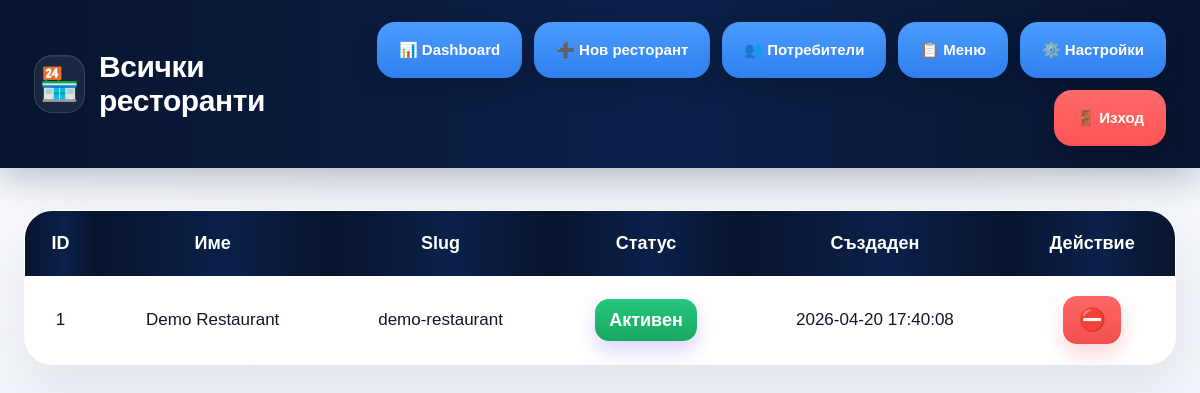
/restaurants (signed in), run on the app's committed database.
### tables this page shows
CREATE TABLE tenant_settings (
        id INTEGER PRIMARY KEY AUTOINCREMENT,
        tenant_id INTEGER NOT NULL UNIQUE,
        restaurant_name TEXT,
        phone TEXT,
        email TEXT,
        address TEXT,
        welcome_message TEXT,
        max_capacity INTEGER DEFAULT 20,
        open_hour INTEGER DEFAULT 10,
        close_hour INTEGER DEFAULT 22,
        primary_color TEXT DEFAULT '#1e88ff',
        widget_title TEXT DEFAULT 'AI ChatBot - Ресторант',
        widget_enabled INTEGER DEFAULT 1,
        llm_enabled INTEGER DEFAULT 0,
        FOREIGN KEY (tenant_id) REFERENCES tenants(id)
    );

CREATE TABLE tenants (
        id INTEGER PRIMARY KEY AUTOINCREMENT,
        name TEXT NOT NULL,
        slug TEXT UNIQUE,
        is_active INTEGER DEFAULT 1,
        created_at TEXT DEFAULT CURRENT_TIMESTAMP
    );

### app.py (the view)
@app.route("/restaurants")
def restaurants():
    user = current_user()
    if not user:
        return redirect("/login")
    if not has_role("super_admin"):
        return redirect("/dashboard")
    return render_template(
        "restaurants.html",
        restaurants=list_tenants()
    )

### app.py (called while the page is built)
def current_user():
    return session.get("user")

def has_role(*allowed_roles):
    user = current_user()
    if not user:
        return False
    return user.get("role") in allowed_roles

### database.py (called while the page is built)
def get_absolute_database_path():
    if os.path.isabs(DATABASE_PATH):
        return DATABASE_PATH
    return os.path.abspath(os.path.join(BASE_DIR, DATABASE_PATH))

def ensure_data_dir():
    db_path = get_absolute_database_path()
    data_dir = os.path.dirname(db_path)
    os.makedirs(data_dir, exist_ok=True)

def get_db():
    ensure_data_dir()
    db_path = get_absolute_database_path()
    conn = sqlite3.connect(db_path)
    conn.row_factory = sqlite3.Row
    return conn

### services/tenants.py (called while the page is built)
def list_tenants():
    db = get_db()
    rows = db.execute("""
        SELECT t.id, t.name, t.slug, t.is_active, t.created_at,
               ts.restaurant_name, ts.phone, ts.max_capacity
        FROM tenants t
        LEFT JOIN tenant_settings ts ON ts.tenant_id = t.id
        ORDER BY t.id DESC
    """).fetchall()
    db.close()
    return [dict(r) for r in rows]

### templates/restaurants.html (shortened to what this page needs)
<!DOCTYPE html>
<html lang="bg">
<head>
    <link rel="stylesheet" href="/static/style.css">
</head>
<body class="dashboard-page">
    <div class="header">
        <div class="brand-wrap">
            <div class="brand-icon">🏪</div>
            <h1>Всички ресторанти</h1>
        </div>
        <div class="header-actions">
            <a class="top-btn" href="/dashboard">📊 Dashboard</a>
            <a class="top-btn" href="/create-restaurant">➕ Нов ресторант</a>
            <a class="top-btn" href="/users">👥 Потребители</a>
            <a class="top-btn" href="/menu-manager">📋 Меню</a>
            <a class="top-btn" href="/settings">⚙️ Настройки</a>
            <a class="logout-btn" href="/logout">🚪 Изход</a>
        </div>
    </div>
    <div class="container">
        <div class="table-card">
            <table>
                <thead>
                    <tr>
                        <th>ID</th>
                        <th>Име</th>
                        <th>Slug</th>
                        <th>Статус</th>
                        <th>Създаден</th>
                        <th>Действие</th>
                    </tr>
                </thead>
                <tbody>
                    {% if restaurants %}
                        {% for r in restaurants %}
                        <tr>
                            <td>{{ r.id }}</td>
                            <td>{{ r.name }}</td>
                            <td>{{ r.slug }}</td>
                            <td>
                                {% if r.is_active == 1 %}
                                    <span class="people-badge" style="background: linear-gradient(180deg, #27c77f 0%, #17a85f 100%);">Активен</span>
                                {% else %}
                                    <span class="people-badge" style="background: linear-gradient(180deg, #ff6666 0%, #f34a4a 100%);">Спрян</span>
                                {% endif %}
                            </td>
                            <td>{{ r.created_at }}</td>
                            <td>
                                <div class="actions">
                                    {% if r.is_active == 1 %}
                                    <form method="POST" action="/restaurants/deactivate" onsubmit="return confirm('Сигурен ли си, че искаш да спреш този ресторант?')">
                                        <button class="action-btn action-delete" type="submit">⛔</button>
                                    </form>
                                    {% else %}
                                    <form method="POST" action="/restaurants/activate">
                                        <input type="hidden" name="tenant_id" value="{{ r.id }}">
                                        <button class="action-btn action-edit" type="submit">✅</button>
                                    </form>
                                    {% endif %}
                                </div>
                            </td>
                        </tr>
                        {% endfor %}
                    {% else %}
                        <tr>
                            <td colspan="6" class="empty-state">Няма създадени ресторанти</td>
                        </tr>
                    {% endif %}
                </tbody>
            </table>
        </div>
    </div>
</body>
</html>

### static/style.css (style rules this page uses)
* { box-sizing: border-box; }
:root { --navy-1: #07142e; --navy-2: #0b214a; --blue-1: #4b9cff; --blue-2: #2f80ed; --red-1: #ff6b6b; --red-2: #ff5353; --green-1: #28d7a1; --green-2: #18c58f; --bg-1: #f5f7fc; --bg-2: #edf1f7; --card: rgba(255, 255, 255, 0.88); --card-border: rgba(255,255,255,0.65); --text: #0f172a; --muted: #6b7280; --shadow-1: 0 20px 60px rgba(15, 23, 42, 0.08); --shadow-2: 0 12px 30px rgba(15, 23, 42, 0.10); --radius-xl: 28px; --radius-lg: 22px; --radius-md: 16px; }
html, body { margin: 0; padding: 0; font-family: Arial, sans-serif; color: var(--text); }
.dashboard-page { min-height: 100vh; background: radial-gradient(circle at top left, rgba(255,255,255,0.8), transparent 28%), radial-gradient(circle at top right, rgba(255,255,255,0.55), transparent 22%), linear-gradient(180deg, var(--bg-1) 0%, var(--bg-2) 100%); }
.header { position: sticky; top: 0; z-index: 50; background: linear-gradient(90deg, var(--navy-1) 0%, var(--navy-2) 55%, var(--navy-1) 100%); color: white; padding: 22px 34px; display: flex; align-items: center; justify-content: space-between; gap: 20px; box-shadow: 0 12px 32px rgba(7, 20, 46, 0.24); }
.brand-wrap { display: flex; align-items: center; gap: 14px; min-width: 0; }
.brand-icon { width: 58px; height: 58px; border-radius: 18px; display: flex; align-items: center; justify-content: center; font-size: 32px; background: rgba(255,255,255,0.08); border: 1px solid rgba(255,255,255,0.12); box-shadow: inset 0 1px 0 rgba(255,255,255,0.08); }
.header h1 { margin: 0; font-size: 30px; font-weight: 800; letter-spacing: -0.4px; }
.header-actions { display: flex; flex-wrap: wrap; justify-content: flex-end; gap: 12px; }
.top-btn, .settings-btn, .logout-btn { text-decoration: none; border: none; cursor: pointer; display: inline-flex; align-items: center; justify-content: center; gap: 8px; min-height: 56px; padding: 0 22px; border-radius: 18px; color: white; font-size: 15px; font-weight: 800; box-shadow: 0 10px 24px rgba(0,0,0,0.16); transition: transform 0.18s ease, box-shadow 0.18s ease, opacity 0.18s ease; }
.top-btn, .settings-btn { background: linear-gradient(180deg, var(--blue-1) 0%, var(--blue-2) 100%); }
.logout-btn { background: linear-gradient(180deg, var(--red-1) 0%, var(--red-2) 100%); }
.container { width: min(1440px, calc(100% - 48px)); margin: 0 auto; padding: 42px 0 54px; }
.stat-card, .card, .settings-card, .table-card, .table-wrap { background: var(--card); backdrop-filter: blur(12px); border: 1px solid var(--card-border); box-shadow: var(--shadow-1); }
.table-card, .table-wrap { border-radius: var(--radius-xl); overflow: hidden; }
table { width: 100%; border-collapse: separate; border-spacing: 0; }
thead th, table th { background: linear-gradient(90deg, var(--navy-1) 0%, var(--navy-2) 55%, var(--navy-1) 100%); color: white; padding: 22px 16px; text-align: center; font-size: 18px; font-weight: 800; }
tbody td, table td { background: rgba(255,255,255,0.66); padding: 20px 16px; text-align: center; font-size: 17px; border-bottom: 1px solid rgba(15, 23, 42, 0.06); }
tbody tr:last-child td, table tr:last-child td { border-bottom: none; }
.people-badge { display: inline-flex; align-items: center; justify-content: center; min-width: 54px; height: 42px; padding: 0 14px; border-radius: 14px; font-size: 18px; font-weight: 800; color: white; background: linear-gradient(180deg, #6f5cf4 0%, #5e47dd 100%); box-shadow: 0 10px 20px rgba(95, 71, 221, 0.22); }
.actions { display: flex; justify-content: center; gap: 10px; flex-wrap: wrap; }
.action-btn { width: 58px; height: 48px; border-radius: 14px; border: none; cursor: pointer; font-size: 22px; font-weight: 800; display: inline-flex; align-items: center; justify-content: center; transition: transform 0.16s ease, box-shadow 0.16s ease; }
.action-delete, .delete-btn { color: white; background: linear-gradient(180deg, #ff6868 0%, #f24f4f 100%); box-shadow: 0 10px 20px rgba(242, 79, 79, 0.22); }

### data on the page
tenant_settings: id "1", name "Demo Restaurant", slug "demo-restaurant", created_at "2026-04-20 17:40:08"
